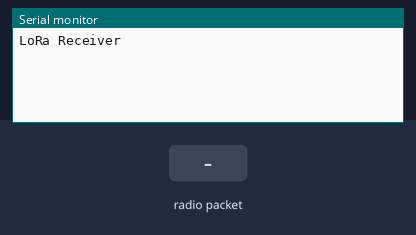
A sketch run on a simulated Arduino Uno, built with avr-gcc and run on an emulated ATmega328P. On the bench: the last lines printed to the serial monitor. Inputs (shaded band) come from the test bench. No radio packets arrive unless stated.

Above: at 1.2 s.
1.3 s: radio packet "1" arrives
At 2.5 s:
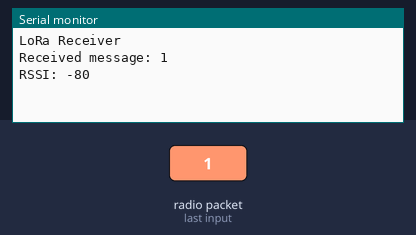
2.8 s: radio packet "0" arrives
At 3.9 s:
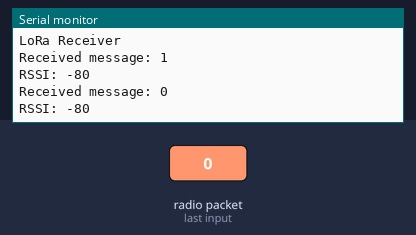
4.3 s: radio packet "2" arrives
At 5.0 s:
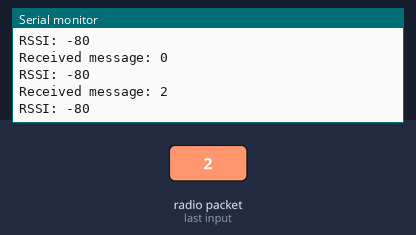

The sketch:

received_lora.ino
```cpp
#include <SPI.h>
#include <LoRa.h>

String MyMessage = ""; // Holds the complete message

void setup() {
  Serial.begin(9600);
  while (!Serial);

  Serial.println("LoRa Receiver");

  if (!LoRa.begin(433E6)) { // or 915E6 depending on the frequency
    Serial.println("Starting LoRa failed!");
    while (1);
  }
}

void loop() {
  int packetSize = LoRa.parsePacket();

  if (packetSize) {
    MyMessage = ""; // Очистка сообщения перед приемом нового пакета

    // Чтение пакета
    while (LoRa.available()) {
      MyMessage += (char)LoRa.read();
    }

    // Вывод сообщения после приема
    Serial.print("Received message: ");
    Serial.println(MyMessage);

    // Вывод уровня сигнала
    Serial.print("RSSI: ");
    Serial.println(LoRa.packetRssi());
  }
}
```

Measured:
- after the input at 1.3 s, the serial monitor: prints a new line at once (image 1)
- after the input at 2.8 s, the serial monitor: prints a new line at once (image 2)
- after the input at 4.3 s, the serial monitor: prints a new line at once (image 3)
